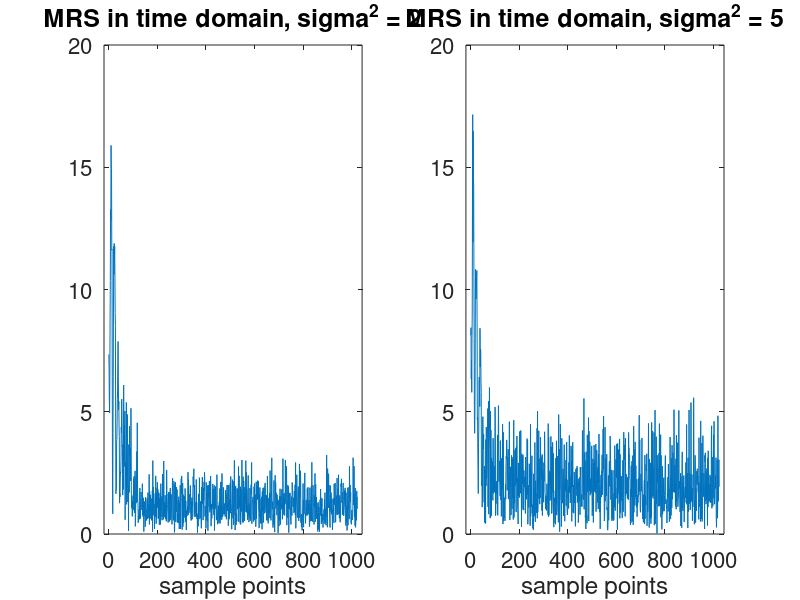
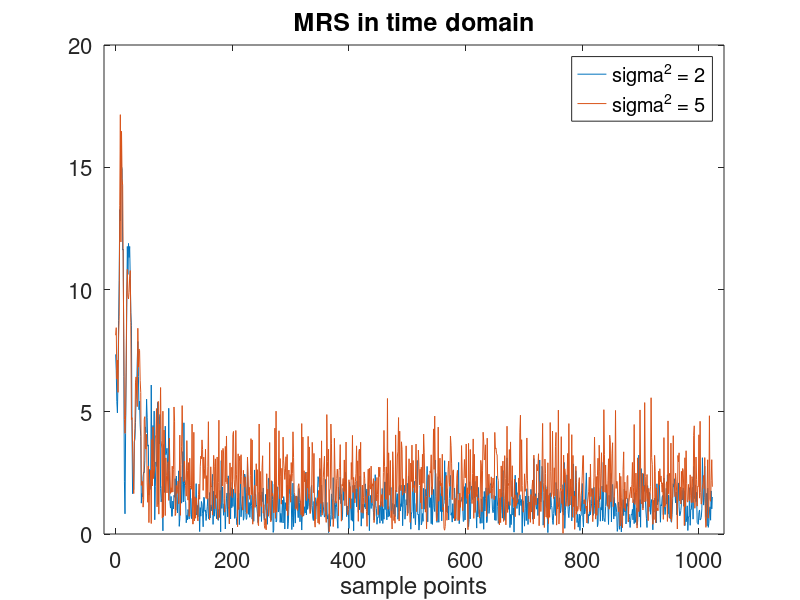
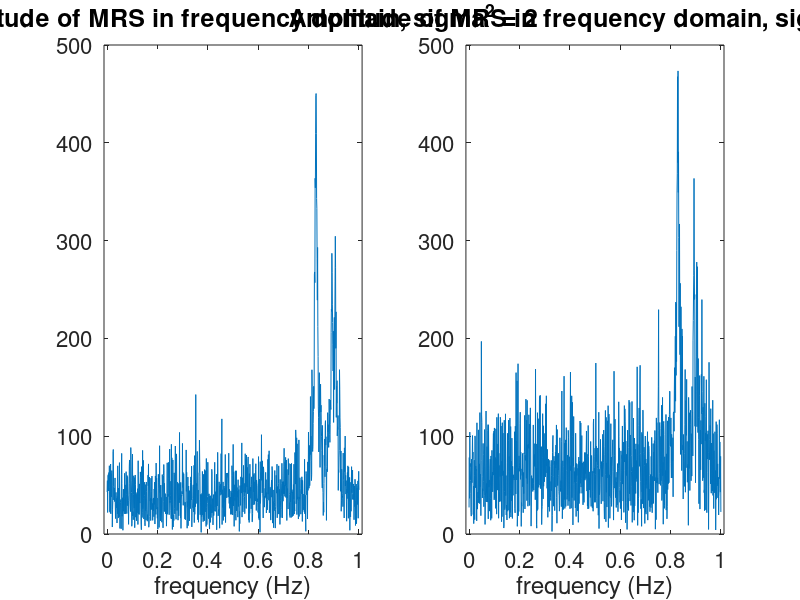
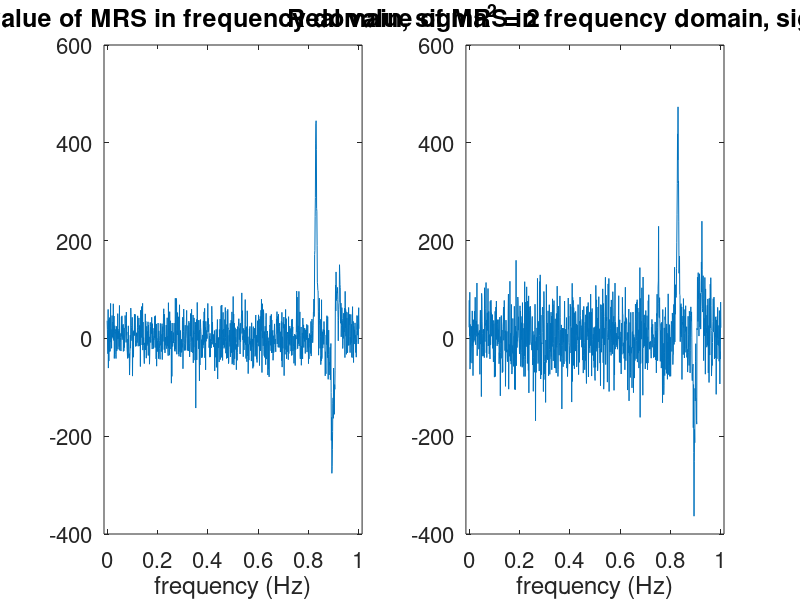

Recreate these plots in MATLAB, in order.
% Solve the problem 2 of Midterm Neuroimaging
% Name: Jia Wang
% ID: 120082910046

clc, clear, close all

%% Initialization
f = @(a,phi,d,f,t) a * exp(1i * phi) * exp((-d + 1i * 2*pi * f) * t);
K = 5;  % the number of types of metabolite components
MB = cell(K,5);
MB(:,1) = {'NAA', 'Cr', 'Cho', 'MI', 'Lipid'};        % Metabolite
MB(:,2) = {10.3, 4.8, 3.2, 1.5, 0.8};                 % a, amplitude (a.u)
MB(:,3) = {0, pi, pi/2, 0, pi/6};                     % phi, phase (rad)
MB(:,4) = {0.025, 0.02, 0.015, 0.015, 0.01};          % d, damping factor (Hz)
MB(:,5) = {0.8285, 0.8925, 0.9053, 0.9232, 0.7504};   % f, frequency (Hz)

sigma2 = [2, 5];% noise level
delta = 1;      % sample interval (s)
N = 1024;       % data length

%% Compute synthesized MRS time series
time = (0:N-1) * delta;
y1 = zeros(1,N);    % with noise level of sigma^2 = 2 

%% Lorentzian model
for n = 1:N
    for k = 1:K
        y1(n) = y1(n) + f(MB{k,2},MB{k,3},MB{k,4},MB{k,5},time(n));
    end
end

y2 = y1;            % with noise level of sigma^2 = 5

y1 = y1 + sqrt(sigma2(1)/2) * (normrnd(0,1,[1,N]) + 1i * normrnd(0,1,[1,N]));
y2 = y2 + sqrt(sigma2(2)/2) * (normrnd(0,1,[1,N]) + 1i * normrnd(0,1,[1,N]));

%% display MRS in time domain
figure, set(gcf, 'outerposition', get(0,'screensize'));
subplot(121), plot(time, abs(y1)), xlim([-20,time(end)+20]),
set(gca,'FontSize',16); xlabel('sample points')
title(['MRS in time domain, sigma^2 = ', num2str(sigma2(1))], 'Fontsize', 18);

subplot(122), plot(time, abs(y2)), xlim([-20,time(end)+20]), 
set(gca,'FontSize',16); xlabel('sample points')
title(['MRS in time domain, sigma^2 = ', num2str(sigma2(2))], 'Fontsize', 18);
saveas(gcf, '2-MRS in time domain.png')

figure, set(gcf, 'outerposition', get(0,'screensize'));
plot(time, abs(y1)), hold on
plot(time, abs(y2)), xlim([-20,time(end)+20]),
set(gca,'FontSize',16); xlabel('sample points')
title('MRS in time domain', 'Fontsize', 18);
legend(['sigma^2 = ', num2str(sigma2(1))], ['sigma^2 = ', num2str(sigma2(2))])
saveas(gcf, '2-MRS in time domain - superimpose.png')

%% display MRS in frequency domain
yf1 = fft(y1);              % FFT of y1
yf2 = fft(y2);              % FFT of y2
fs = 1 / delta;             % sample frequency
freq = linspace(0, fs, N);  % frequency series

% amplitude
figure, set(gcf, 'outerposition', get(0,'screensize'));
subplot(121), plot(freq, abs(yf1)), xlim([-0.0125,freq(end)+0.0125]), 
set(gca,'FontSize',16); xlabel('frequency (Hz)');
title(['Amplitude of MRS in frequency domain, sigma^2 = ', num2str(sigma2(1))],...
    'Fontsize', 18);

subplot(122), plot(freq, abs(yf2)), xlim([-0.0125,freq(end)+0.0125]), 
set(gca,'FontSize',16); xlabel('frequency (Hz)');
title(['Amplitude of MRS in frequency domain, sigma^2 = ', num2str(sigma2(2))],...
    'Fontsize', 18);
saveas(gcf, '2-Amplitude of MRS in frequency domain.png')

% real value
figure, set(gcf, 'outerposition', get(0,'screensize'));
subplot(121), plot(freq, real(yf1)), xlim([-0.0125,freq(end)+0.0125]), 
set(gca,'FontSize',16); xlabel('frequency (Hz)');
title(['Real value of MRS in frequency domain, sigma^2 = ', num2str(sigma2(1))],...
    'Fontsize', 18);

subplot(122), plot(freq, real(yf2)), xlim([-0.0125,freq(end)+0.0125]),
set(gca,'FontSize',16); xlabel('frequency (Hz)');
title(['Real value of MRS in frequency domain, sigma^2 = ', num2str(sigma2(2))],...
    'Fontsize', 18);
saveas(gcf, '2-Real value of MRS in frequency domain.png')

% imaginary value
figure, set(gcf, 'outerposition', get(0,'screensize'));
subplot(121), plot(freq, imag(yf1)), xlim([-0.0125,freq(end)+0.0125]), 
set(gca,'FontSize',16); xlabel('frequency (Hz)');
title(['Imaginary value of MRS in frequency domain, sigma^2 = ', num2str(sigma2(1))],...
    'Fontsize', 18);

subplot(122), plot(freq, imag(yf2)), xlim([-0.0125,freq(end)+0.0125]), 
set(gca,'FontSize',16); xlabel('frequency (Hz)');
title(['Imaginary value of MRS in frequency domain, sigma^2 = ', num2str(sigma2(2))],...
    'Fontsize', 18);
saveas(gcf, '2-Imaginary value of MRS in frequency domain.png')
